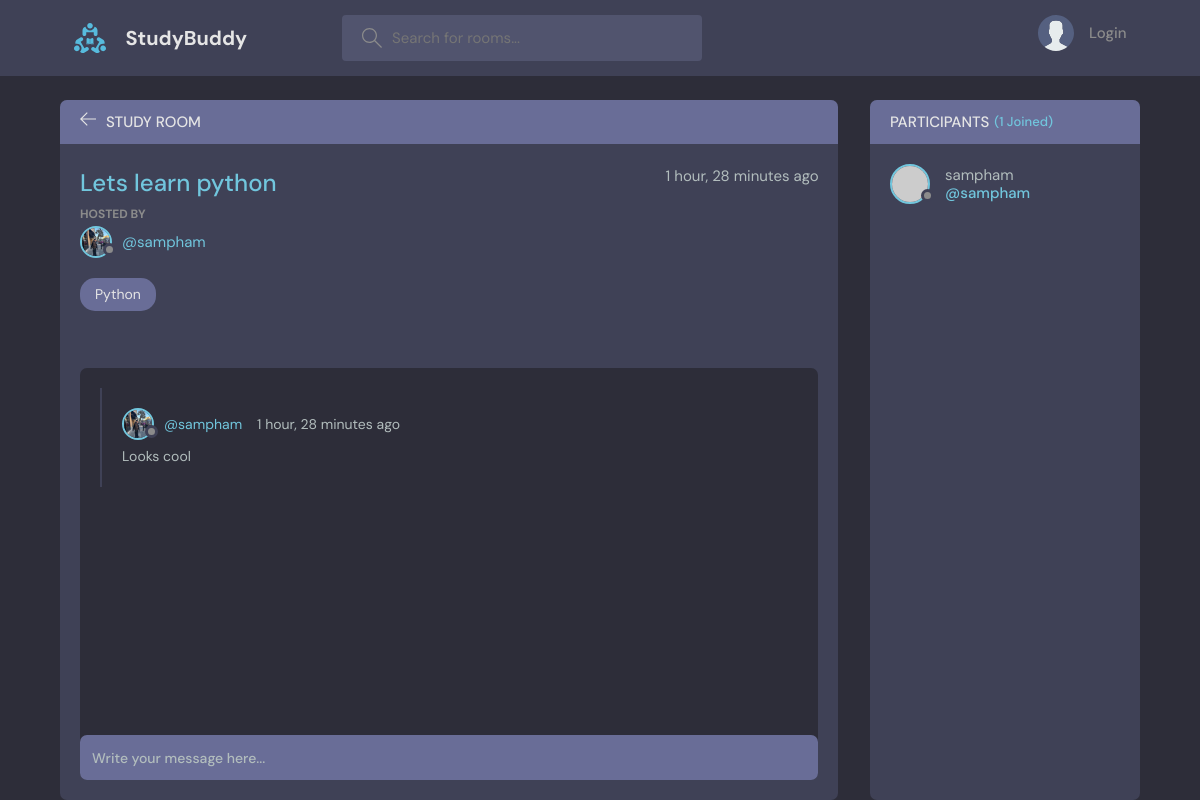
The page /room/1/ on the database its author committed.
### base/models.py (models this page shows, shortened)
class Room(models.Model):
    host = models.ForeignKey(User, on_delete=models.SET_NULL, null=True)
    topic = models.ForeignKey(Topic, on_delete=models.SET_NULL, null=True)
    name = models.CharField(max_length=200)
    description = models.TextField(null=True, blank=True)
    participants = models.ManyToManyField(User, related_name='participants', blank=True)
    updated = models.DateTimeField(auto_now=True)
    created = models.DateTimeField(auto_now_add=True)
    class Meta:
        ordering = ["-updated", "-created"]

class User(AbstractUser):
    name = models.CharField(max_length=200, null=True)
    email = models.EmailField(unique=True, null=True)
    bio = models.TextField(null=True)
    avatar = models.ImageField(null=True, default="avatar.svg")
    USERNAME_FIELD = "email"
    REQUIRED_FIELDS = []

class Topic(models.Model):
    name = models.CharField(max_length=200)
    def __str__(self):
        return self.name

class Message(models.Model):
    user = models.ForeignKey(User, on_delete=models.CASCADE)
    room = models.ForeignKey(Room, on_delete=models.CASCADE)
    body = models.TextField()
    updated = models.DateTimeField(auto_now=True)
    created = models.DateTimeField(auto_now_add=True)
    class Meta:
        ordering = ["-updated", "-created"]

### base/views.py (the view, shortened to what this page needs)
# urls.py: path("room/<str:pk>/", views.room, name="room"),
def room(request, pk):
    room = Room.objects.get(id=pk)
    room_messages = room.message_set.all()
    participants = room.participants.all()
    context = {"room": room, 'room_messages': room_messages, 'participants': participants}
    return render(request, "base/room.html", context)

### base/templates/base/room.html (shortened to what this page needs)
{% extends 'main.html' %} {% block content %}
<main class="profile-page layout layout--2">
  <div class="container">
    <div class="room">
      <div class="room__top">
        <div class="room__topLeft">
          <a href="{% url 'home' %}">
            <svg
              version="1.1"
              xmlns="http://www.w3.org/2000/svg"
              width="32"
              height="32"
              viewBox="0 0 32 32"
            >
              <title>arrow-left</title>
              <path
                d="M13.723 2.286l-13.723 13.714 13.719 13.714 1.616-1.611-10.96-10.96h27.625v-2.286h-27.625l10.965-10.965-1.616-1.607z"
              ></path>
            </svg>
          </a>
          <h3>Study Room</h3>
        </div>
      </div>
      <div class="room__box scroll">
        <div class="room__header scroll">
          <div class="room__info">
            <h3>{{room.name}}</h3>
            <span>{{room.created|timesince}} ago</span>
          </div>
          <div class="room__hosted">
            <p>Hosted By</p>
            <a
              href="{% url 'user-profile' room.host.id %}"
              class="room__author"
            >
              <div class="avatar avatar--small">
                <img src="{{room.host.avatar.url}}" />
              </div>
              <span>@{{room.host.username}}</span>
            </a>
          </div>
          <span class="room__topics">{{room.topic}}</span>
        </div>
        <div class="room__conversation">
          <div class="threads scroll">
            {% for message in room_messages %}
            <div class="thread">
              <div class="thread__top">
                <div class="thread__author">
                  <a
                    href="{% url 'user-profile' message.user.id %}"
                    class="thread__authorInfo"
                  >
                    <div class="avatar avatar--small">
                      <img src="{{message.user.avatar.url}}" />
                    </div>
                    <span>@{{message.user.username}}</span>
                  </a>
                  <span class="thread__date"
                    >{{message.created|timesince}} ago</span
                  >
                </div>
              </div>
              <div class="thread__details">{{message.body}}</div>
            </div>
            {% endfor %}
          </div>
        </div>
      </div>
      <div class="room__message">
        <form action="" method="POST">
          <input name="body" placeholder="Write your message here..." />
        </form>
      </div>
    </div>
    <div class="participants">
      <h3 class="participants__top">
        Participants <span>({{participants.count}} Joined)</span>
      </h3>
      <div class="participants__list scroll">
        {% for user in participants %}
        <a href="{% url 'user-profile' user.id %}" class="participant">
          <div class="avatar avatar--medium">
            <img src="https://randomuser.me/api/portraits/men/37.jpg" />
          </div>
          <p>
            {{user.username}}
            <span>@{{user.username}}</span>
          </p>
        </a>
        {% endfor %}
      </div>
    </div>
  </div>
</main>
{% endblock content %}

### rows shown on the page
Room: name "Lets learn python", created "1 hour, 28 minutes", host.avatar (picture), host.username "sampham", topic "Python"
Message: user.avatar (picture), user.username "sampham", created "1 hour, 28 minutes", body "Looks cool"
User: username "sampham"

### other values the page prints
{{ participants.count }} "1"
